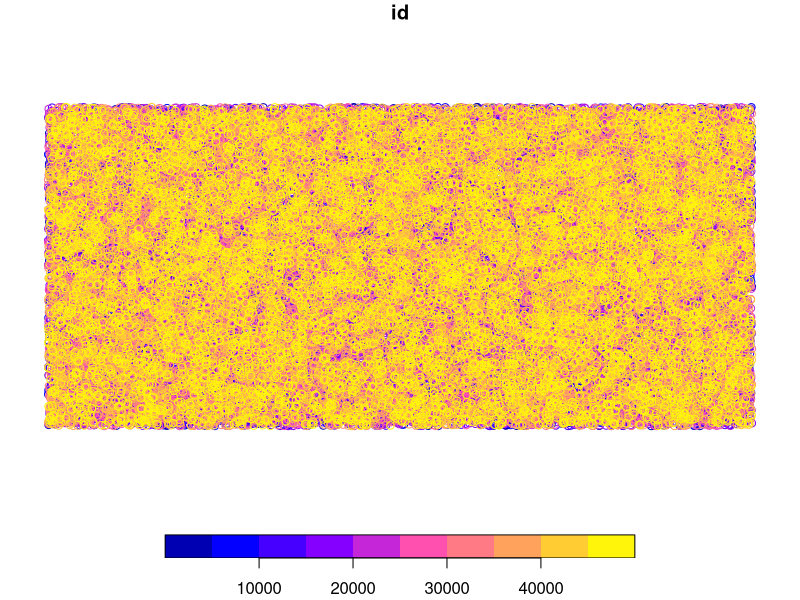
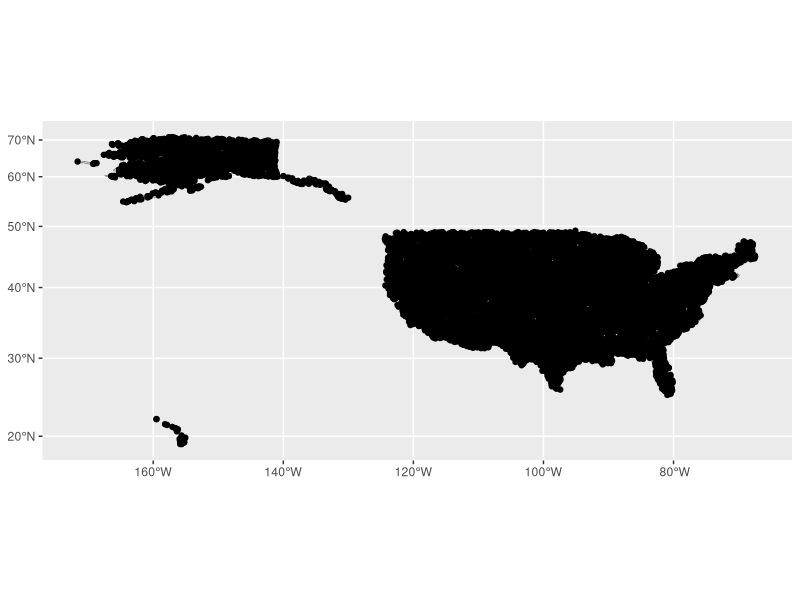
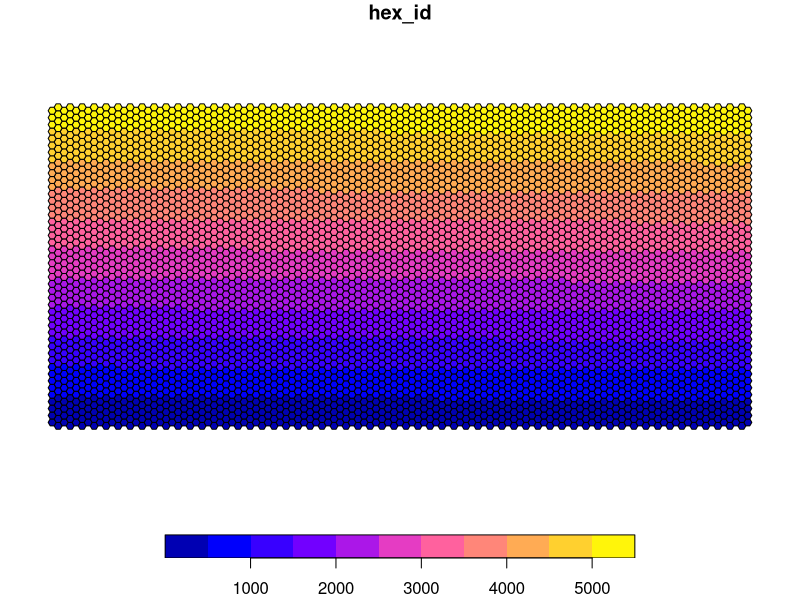
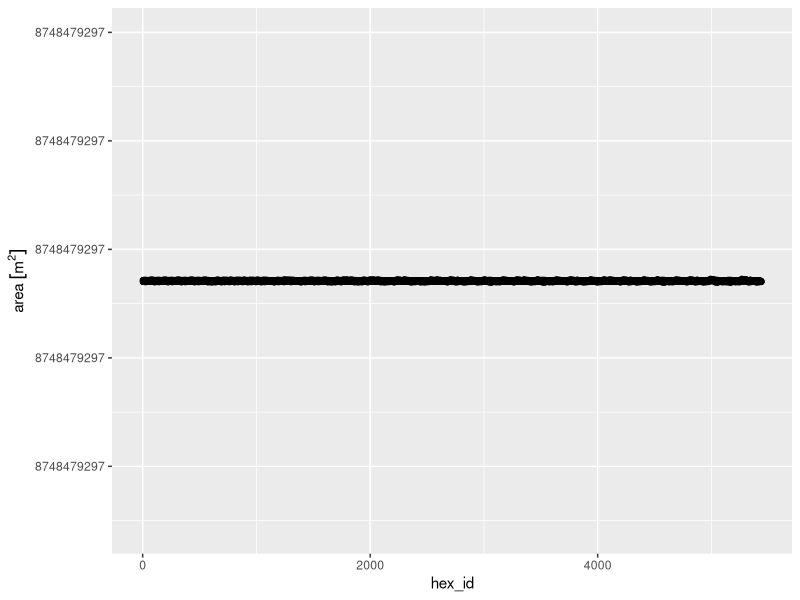
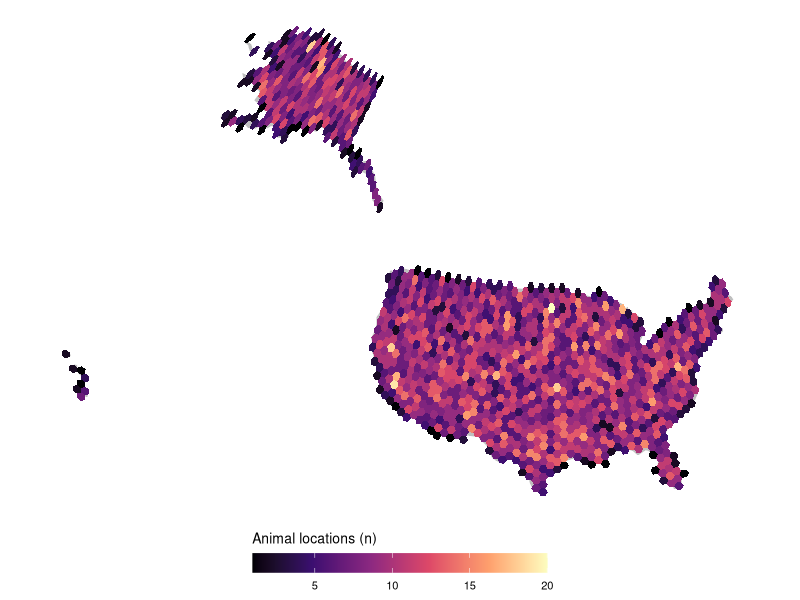

Here is the R script that generated these plots, in order:
## ---- chunk 1
knitr::opts_chunk$set(echo = TRUE)
## ---- chunk 2
library(tidyverse)
library(sf)
library(spData)
library(units)
rm(list = ls())
## ---- chunk 3
# focusing just on the USA, so extract USA from the world dataset
us <- world %>%
  filter(name_long == "United States")

# want to count the number of records in equal area grid cells
# transform USA to equal area projection
us <- st_transform(us, crs = "EPSG:6933") 

# find bounding box of USA to set limits for creating records at random
us_bbox <- st_bbox(us)

# create a data frame of randomly placed records 
# use the limits of the bounding box of the USA
d <- data.frame(lon = runif(n = 50000, min = us_bbox[1], max = us_bbox[3]),
                lat = runif(n = 50000, min = us_bbox[2], max = us_bbox[4])) %>%
  rowid_to_column('id') # add ID to keep track of records

# turn into sf object
# use the same CRS as the USA because points were created based on it
d_sf <- st_as_sf(d, coords = c("lon", "lat"), crs = st_crs(us))

# plot to see what the points look like
plot(d_sf)
## ---- chunk 4
# filter to the points in the USA
d_sf <- d_sf[us,]

# plot to make sure all points fall within the USA
ggplot() +
  geom_sf(data = us) +
  geom_sf(data = d_sf)
## ---- chunk 5
# create grid of hexagons
hex <- st_make_grid(d_sf, n = c(100,100),
                    what = 'polygons',
                    square = FALSE,
                    flat_topped = TRUE) %>%
  st_sf() %>%
  rowid_to_column('hex_id') # add ID to keep track of hexagons

# plot to see what grid looks like
plot(hex)
## ---- chunk 6
# check that the hexagons all have the same area
# find area of each hexagon
hex$area <- st_area(hex)

# plot the area for each hexagon
ggplot(data = hex) +
  geom_point(aes(x = hex_id, y = area))

# the range in values looks small, but let's find it
max(hex$area) - min(hex$area)
# this is small enough to be permissible
## ---- chunk 7
# find which hexagon each point falls inside of

# using a spatial join to find which hexagon each record falls inside
d_sf_hex_join <- st_join(d_sf, hex, join=st_within) 

# check if records are being assigned to multiple hexagons
# the number of rows in the join should match the number of rows from the original data
print("no records double-counted:")
nrow(d_sf) == nrow(d_sf_hex_join)

# checking if any records were lost
# the record IDs in the join should match those listed in the original data
print("no records lost:")
length(setdiff(d_sf$id, d_sf_hex_join$id)) == 0
## ---- chunk 8

# using group_by and summarize to count the number of records in each hexagon
d_sf_hex_count <- d_sf_hex_join %>%
  st_set_geometry(NULL) %>%
  group_by(hex_id) %>%
  summarise(events = n())

# why is this not a good check?
# rows in the join correspond to individual records
# rows in the count correspond to individual hexagons
# there may be multiple records in each hexagon, so the number of rows won't necessarily match
print("this test should fail:")
nrow(d_sf_hex_count) == nrow(d_sf_hex_join)

# check if all records are accounted for and none are double counted
print("number of counts looks good:")
sum(d_sf_hex_count$events) == nrow(d_sf)
## ---- chunk 9
# join counts to hex grid
hex <- hex %>%
  left_join(d_sf_hex_count, by = 'hex_id') %>%
  replace(is.na(.), 0) %>% # assign any hexagon with missing values to zero (no records)
  filter(events > 0) # filter to hexagons with records

# check again if all records are accounted for and none are double counted
print("number of counts still looks good:")
sum(hex$events) == nrow(d_sf)
## ---- chunk 10
# create bounding box for USA using the projection we want to plot in
bbox <- st_bbox(st_transform(us, crs = "EPSG:5070"))

ggplot() +
  geom_sf(data = us, fill = "grey75", color = "grey75") + # basemap of USA
  geom_sf(data = hex, aes(fill = events), color = "transparent") + # hex grid with counts
  coord_sf(
    xlim = c(bbox[1], bbox[3]), 
    ylim = c(bbox[2], bbox[4]), 
    datum = NA, crs = st_crs("EPSG:5070")) + # set limits and CRS
  scale_fill_viridis_c(option = "magma") + # change color map for counts
  theme(panel.grid.major = element_blank(), panel.grid.minor = element_blank(),
        panel.background = element_blank(), axis.line = element_blank()) +
  theme(legend.position = "bottom", 
        legend.key.width = unit(1.5,"cm"),
        legend.key.height = unit(0.5,"cm"),
        legend.title=element_text(size=10),
        legend.text = element_text(size=8),
        legend.margin=margin(0,0,0,0),
        axis.title = element_blank()) +
  guides(fill = guide_colorbar(title.position = "top")) +
  labs(fill = "Animal locations (n)") 
